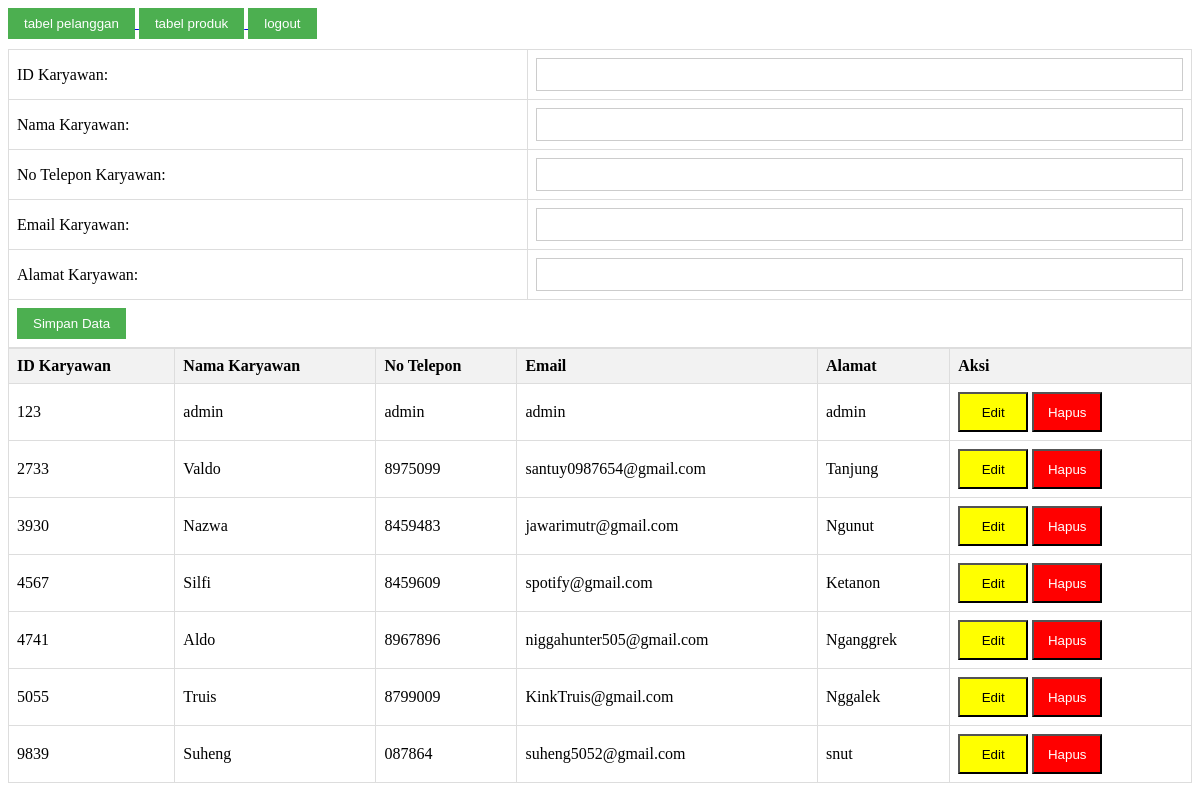
The page /salpord/Login/restock/karyawan/karyawan.php on the database its author committed.
### tables this page shows
CREATE TABLE `karyawan` (
  `ID_Karyawan` varchar(4) NOT NULL,
  `Nama_Karyawan` varchar(50) DEFAULT NULL,
  `No_Tlp_Karyawan` varchar(12) DEFAULT NULL,
  `Email_Karyawan` varchar(35) DEFAULT NULL,
  `Alamat_Karyawan` varchar(100) DEFAULT NULL
);

### salpord/Login/restock/karyawan/karyawan.php (the view, shortened to what this page needs)
<!DOCTYPE html>
<html>
<head>
</head>
<body>
<div class="tombol">
    <a href="../pelanggan/pelanggan.php">
        <button>tabel pelanggan</button>
    </a>
    <a href="../restock.php">
        <button>tabel produk</button>
    </a>
    <a href="../../login.php">
        <button>logout</button>
    </a>
</div>
<?php
include "../../koneksi.php";
$id_karyawan = '';
$nama_karyawan = '';
$no_tlp_karyawan = '';
$email_karyawan = '';
$alamat_karyawan = '';
?>
<form action="" method="POST">
    <table>
        <tr>
            <td><label for="id_karyawan">ID Karyawan:</label></td>
            <td><input type="text" name="id_karyawan" value="<?php echo $id_karyawan; ?>" required></td>
        </tr>
        <tr>
            <td><label for="nama_karyawan">Nama Karyawan:</label></td>
            <td><input type="text" name="nama_karyawan" value="<?php echo $nama_karyawan; ?>" required></td>
        </tr>
        <tr>
            <td><label for="no_tlp_karyawan">No Telepon Karyawan:</label></td>
            <td><input type="text" name="no_tlp_karyawan" value="<?php echo $no_tlp_karyawan; ?>" required></td>
        </tr>
        <tr>
            <td><label for="email_karyawan">Email Karyawan:</label></td>
            <td><input type="text" name="email_karyawan" value="<?php echo $email_karyawan; ?>" required></td>
        </tr>
        <tr>
            <td><label for="alamat_karyawan">Alamat Karyawan:</label></td>
            <td><input type="text" name="alamat_karyawan" value="<?php echo $alamat_karyawan; ?>" required></td>
        </tr>
        <tr>
            <td colspan="2">
                <?php if ($id_karyawan != ''): ?>
                    <input type="hidden" name="edit" value="true">
                    <input type="submit" value="Update Data">
                <?php else: ?>
                    <input type="submit" value="Simpan Data">
                <?php endif; ?>
            </td>
        </tr>
    </table>
</form>
<table>
    <tr>
        <th>ID Karyawan</th>
        <th>Nama Karyawan</th>
        <th>No Telepon</th>
        <th>Email</th>
        <th>Alamat</th>
        <th>Aksi</th>
    </tr>
    <?php
    $sql = "SELECT * FROM karyawan ORDER BY ID_Karyawan ASC";
    $result = $koneksi->query($sql);
    if ($result->num_rows > 0) {
        while ($tampil = $result->fetch_assoc()) {
            echo "
            <tr>
                <td>{$tampil['ID_Karyawan']}</td>
                <td>{$tampil['Nama_Karyawan']}</td>
                <td>{$tampil['No_Tlp_Karyawan']}</td>
                <td>{$tampil['Email_Karyawan']}</td>
                <td>{$tampil['Alamat_Karyawan']}</td>
                <td class='aksi'>
                    <button class='edit' onclick='window.location.href=\"?edit={$tampil['ID_Karyawan']}\"'>Edit</button>
                    <button class='hapus' onclick='if (confirm(\"Yakin ingin menghapus?\")) window.location.href=\"?delete={$tampil['ID_Karyawan']}\"'>Hapus</button>
                </td>
            </tr>
            ";
        }
    } else {
        echo "<tr><td colspan='6'>Tidak ada data karyawan</td></tr>";
    }
    ?>
</table>
</body>
</html>

### salpord/Login/restock/karyawan/karyawan.php (style rules this page uses)
.aksi button.edit { background-color: #FFFF00; color: #000000; width: 70px; height: 40px; }
.aksi button.hapus { background-color: #FF0000; color: #FFFFFF; width: 70px; height: 40px; }
table { border-collapse: collapse; width: 100%; }
th, td { text-align: left; padding: 8px; border: 1px solid #ddd; }
th { background-color: #f2f2f2; }
input[type="text"] { width: 100%; padding: 8px; border: 1px solid #ccc; box-sizing: border-box; }
input[type="submit"] { padding: 8px 16px; background-color: #4CAF50; color: white; border: none; cursor: pointer; }
.tombol button { padding: 8px 16px; background-color: #4CAF50; color: white; border: none; cursor: pointer; margin-bottom: 10px; }

### rows shown on the page
karyawan: ID_Karyawan "123", Nama_Karyawan "admin", No_Tlp_Karyawan "admin", Email_Karyawan "admin", Alamat_Karyawan "admin"
karyawan: ID_Karyawan "2733", Nama_Karyawan "Valdo", No_Tlp_Karyawan "8975099", Email_Karyawan "santuy0987654@gmail.com", Alamat_Karyawan "Tanjung"
karyawan: ID_Karyawan "3930", Nama_Karyawan "Nazwa", No_Tlp_Karyawan "8459483", Email_Karyawan "jawarimutr@gmail.com", Alamat_Karyawan "Ngunut"
karyawan: ID_Karyawan "4567", Nama_Karyawan "Silfi", No_Tlp_Karyawan "8459609", Email_Karyawan "spotify@gmail.com", Alamat_Karyawan "Ketanon"
karyawan: ID_Karyawan "4741", Nama_Karyawan "Aldo", No_Tlp_Karyawan "8967896", Email_Karyawan "niggahunter505@gmail.com", Alamat_Karyawan "Nganggrek"
karyawan: ID_Karyawan "5055", Nama_Karyawan "Truis", No_Tlp_Karyawan "8799009", Email_Karyawan "KinkTruis@gmail.com", Alamat_Karyawan "Nggalek"
karyawan: ID_Karyawan "9839", Nama_Karyawan "Suheng", No_Tlp_Karyawan "087864", Email_Karyawan "suheng5052@gmail.com", Alamat_Karyawan "snut"
